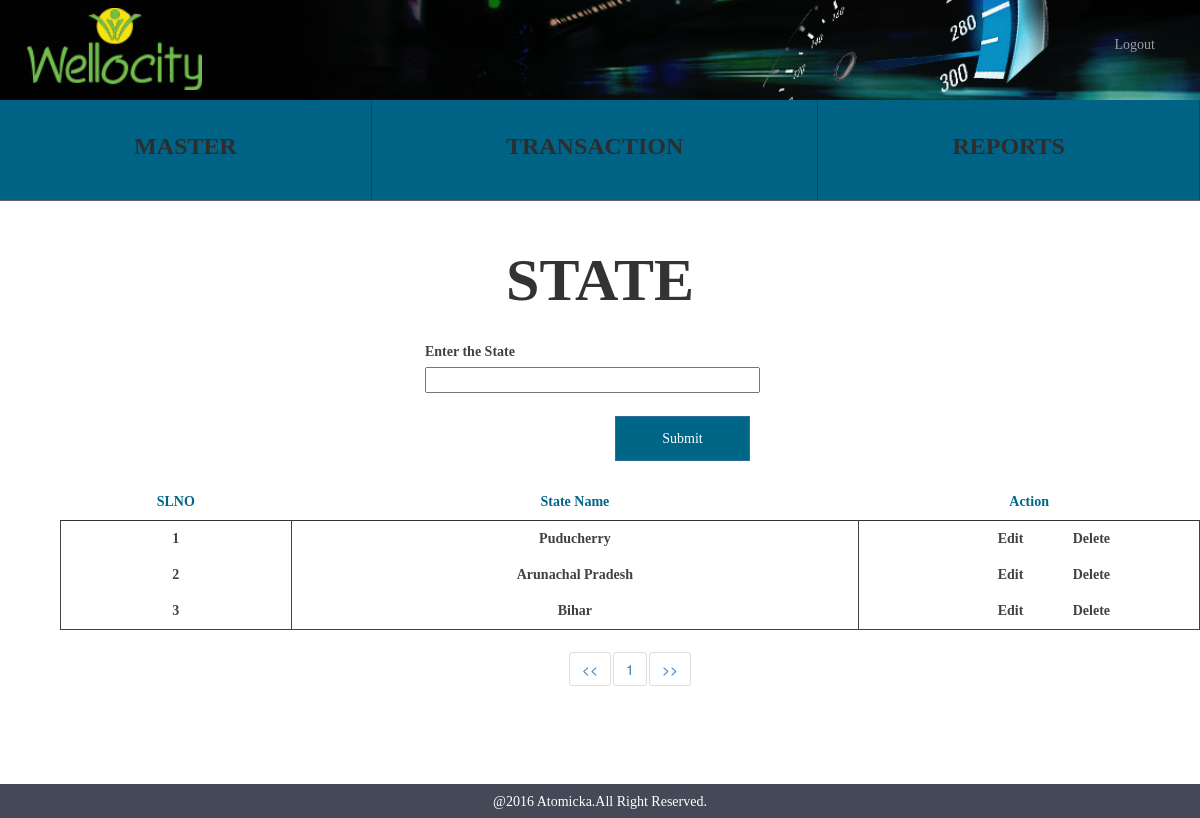
Page /state.php (signed in) on the earlier database version.
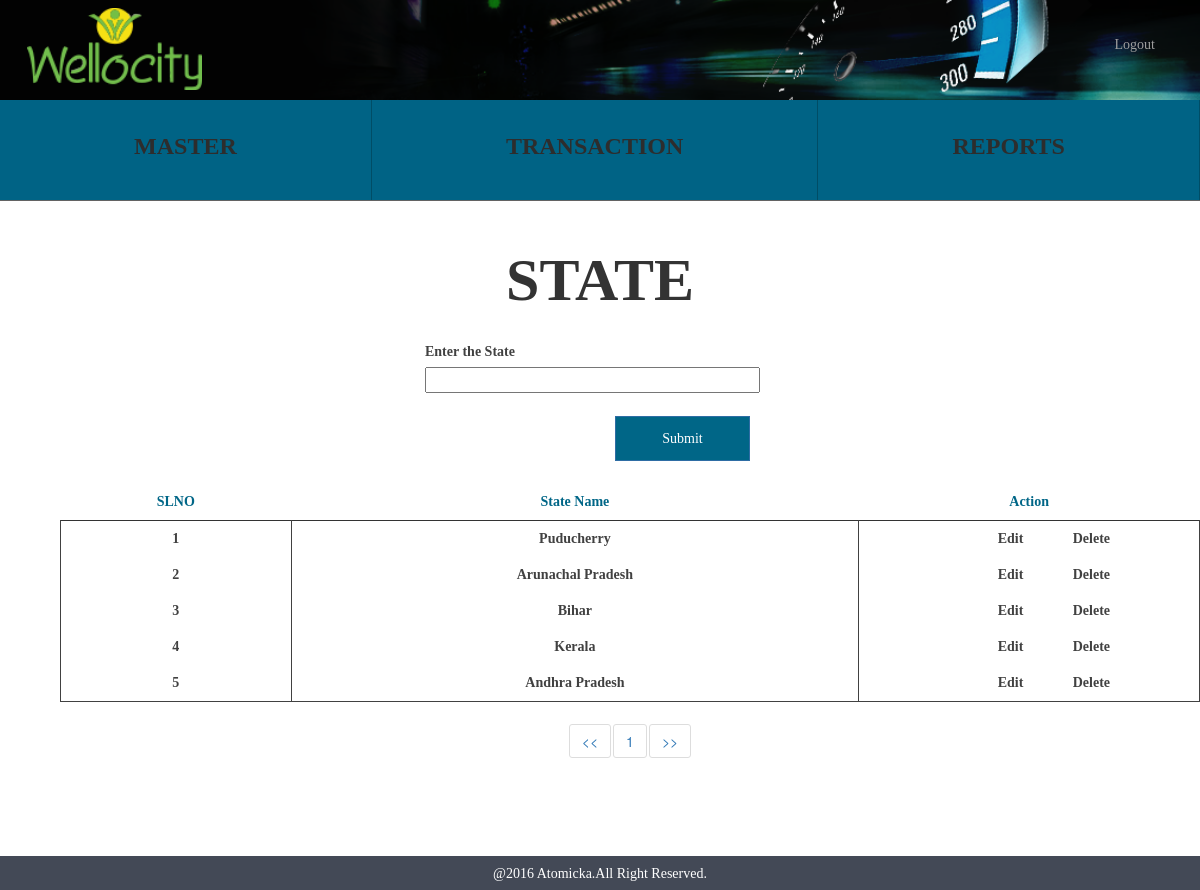
Same page on the later database version.
### tables this page shows
CREATE TABLE IF NOT EXISTS `wc_states` (
  `states_id` int(10) NOT NULL AUTO_INCREMENT,
  `states_name` varchar(150) NOT NULL,
  `states_status` tinyint(1) NOT NULL,
  `states_createddate` timestamp NOT NULL DEFAULT CURRENT_TIMESTAMP,
  PRIMARY KEY (`states_id`)
);

### functions/states_function.php (called while the page is built, shortened)
<?php
 	class statesFunction {
		public function statesSelect(){
			$res = mysql_query("select * from wc_states where states_status='1'")or die(mysql_error());
			return $res;
		}
	}
?>

### state.php (the view, shortened to what this page needs)
<?php require_once "session.php";
	  require_once 'header.php';
	  require_once 'functions/states_function.php';
	  $statesFunction = new statesFunction();
?>
		<div class="container align_center align_height">
			<span class="sports">STATE</span>
		</div>
		<div class="container align_margin">
			<div class="col-md-8">
				<div class="col-md-6"></div>
				<div class="col-md-6 align_margin">
					<form name="states_form" id="state_form">
						<div class="align_margin">
							<label>Enter the State</label><br>
							<input type="text" class="statesname" name="states_name" data-validation-error-msg="Please Enter the State" data-validation="required">
						</div>
						<input type="submit" class="btn btn-primary align_right clear add_states_act" name="states" value="Submit">
					</form>
				</div>
				<div class="container">
				  <table class="table state_table">
				    <thead>
				      <tr class="row_color">
				        <th class="align_center">SLNO</th>
				        <th class="align_center">State Name</th>
				        <th class="align_center">Action</th>
				      </tr>
				    </thead>
				    <tbody>
				     <?php
                        $query = $statesFunction->statesSelect();
                        while ($row = mysql_fetch_array($query)) {
                            ?>
                            <tr class="align_center delete_color">
						        <td class="t_states_id"><?php echo $row['states_id']; ?></td>
						        <td class="t_states_name"><?php echo $row['states_name']; ?></td>
						        <td>
						        	<span class="edit_state" onclick="editfunction(<?php echo $row['states_id'] ?>)">Edit</span>
						        	<span class="delete_state" data-value="<?php echo $row['states_id'] ?>">Delete</span>
						        </td>
					        </tr>
                     <?php } ?>
				    </tbody>
				  </table>
				</div>
			</div>
		</div>
<?php require_once "footer.php" ?>

### header.php (shortened to what this page needs)
<!DOCTYPE html>
<html>
<head>
    <link rel="stylesheet" type="text/css" href="css/style.css">
    <link rel="stylesheet" type="text/css" href="css/bootstrap.css">
    <link rel="stylesheet" type="text/css" href="css/dateselector.css">
    <link rel="stylesheet" type="text/css" href="css/font-awesome.css">
</head>
<body>
  <nav class="navbar navbar-inverse header_bg">
      <div class="container header_content">
        <div class="navbar-header">
            <a class="logo_img" href="#"></a>
        </div>
        <div class="collapse navbar-collapse" id="myNavbar">
            <ul class="nav navbar-nav navbar-right">
                <?php if(!isset($_SESSION['login'])) { ?>
                <li class="register"><a href="#">REGISTER</a></li>
                <?php }else{ ?>
                    <li><a href="logout.php">Logout</a></li>
                <?php } ?>
            </ul>
        </div>
      </div>
  </nav>
<?php if(isset($_SESSION['login'])) { ?>
    <div class="container-fluid menu_list">
      <ul class="nav nav-justified navbar-default nav_holder">
        <?php if($_SESSION['usertype']=='administrator') { ?>
        <li class="dropdown">
          <a href="#" data-toggle="collapse" data-target="#one">MASTER</a>
        </li>
        <?php } ?>
        <li class="dropdown">
          <a href="#" data-toggle="collapse" data-target="#two">TRANSACTION</a>
        </li>
        <li class="dropdown">
          <a href="reports.php">REPORTS</a>
        </li>
      </ul>
    </div>
    <div class="container-fluid menu_list">
      <nav id="submenu">
        <ul class="nav nav-justified submenu-align">
          <li>
           </li>
           <li>
            </li>
        </ul>
      </nav>
    </div>
<?php } ?>

### footer.php (shortened to what this page needs)
<div class="footer col-md-12">
    <span class="footer_txt col-md-12">@2016 Atomicka.All Right Reserved.</span>
</div>
</body>
</html>

### css/style.css (style rules this page uses)
.header_bg { background: url("../images/header.png"); background-color: transparent; background-size: cover; border: medium none !important; border-radius: 0 !important; width: 100%; min-height: 30px; }
@media (min-width: 768px) { .header_bg { background: url("../images/header.png"); background-color: transparent; background-size: cover; border: medium none !important; border-radius: 0 !important; height: 100px; width: 100%; margin: 0 !important; } }
.logo_img { background: url("../images/logo.png") no-repeat scroll 0 0 / 120px auto; height: 70px; left: 12px; position: absolute; top: 3px; width: 200px; }
@media (min-width: 768px) { .logo_img { background: url("../images/logo.png") no-repeat scroll 0 0 / 175px auto; height: 85px; left: 12px; position: absolute; top: -12px; width: 200px; } }
.header_content { position: relative; top: 0px; font-family: Montserrat; }
@media (min-width: 768px) { .header_content { position: relative; top: 20px; font-family: Montserrat; } }
.footer_txt { background: hsl(220, 12%, 30%) none repeat scroll 0 0; color: hsl(0, 0%, 100%); font-family: Montserrat; height: 34px; padding: 8px 0 0; text-align: center; width: 100%; bottom: 0; position: relative !important; }
.align_center { text-align: center; }
.align_right { float: right; }
.sports { font-size: 60px; font-weight: bold; position: relative; font-family: Montserrat; }
.statesname,.sportsname,.edit_states_name { width: 100%; }
.align_margin { margin-bottom:23px; }
.align_height { line-height: 2; }
.row_color { color: #006687; font-family: Montserrat; }
.delete_color { color: #414141; font-weight: bold; font-family: Montserrat; }
.clear { background-color: #006687 !important; color: #fff !important; height: 45px; width: 135px; border-radius: 0 !important; font-weight: bold; font-family: Montserrat; margin-right: 10px; }
.table > thead > tr > th, .table > tbody > tr > th, .table > tfoot > tr > th, .table > thead > tr > td, .table > tbody > tr > td, .table > tfoot > tr > td { border-top: 0 !important; }
.table > thead > tr > th { border-bottom: 1px !important; }
.table > tbody { border:1px solid !important; }
.table > tbody td { border:1px solid; border-bottom: 0 !important }
.table > thead { border-bottom: 1px solid; }
.table > tbody tr:last-child { border-bottom: 1px solid !important; }
#submenu { background-color: hsl(0, 0%, 100%); }
.menu_list { padding: 0 !important; width: 100%; }
.nav_holder { background-color: hsl(195, 100%, 26%) !important; border-color: hsl(195, 100%, 26%) !important; }
.nav_holder li a { color: #2d2d2d; font-size: 24px; font-family: Montserrat; line-height: 3; font-weight: bold; }
.nav_holder li { border-right: 1px solid hsl(195, 100%, 20%); height: 100px; }
.submenu-align { height: 63px; position: absolute; z-index: 1; }
.submenu-align > li { border-bottom: 1px solid #636363; line-height: 3; }
.navbar { margin-bottom:-1px; border-radius:0; }
#submenu { margin-bottom:20px; }
.edit_state,.edit_district { cursor: pointer; }
.delete_state,.delete_district { cursor: pointer; float: right; position: relative; right: 25%; }
label { color: #414141 !important; font-family: Montserrat; }
button, input, optgroup, select, textarea { font-family: Montserrat !important; }
.footer { padding: 0 !important; }
.submenu-align > li { position: absolute !important; width: 100% !important; }

Differences in the rows shown:
added wc_states: states_id "4", states_name "Kerala"
added wc_states: states_id "5", states_name "Andhra Pradesh"
